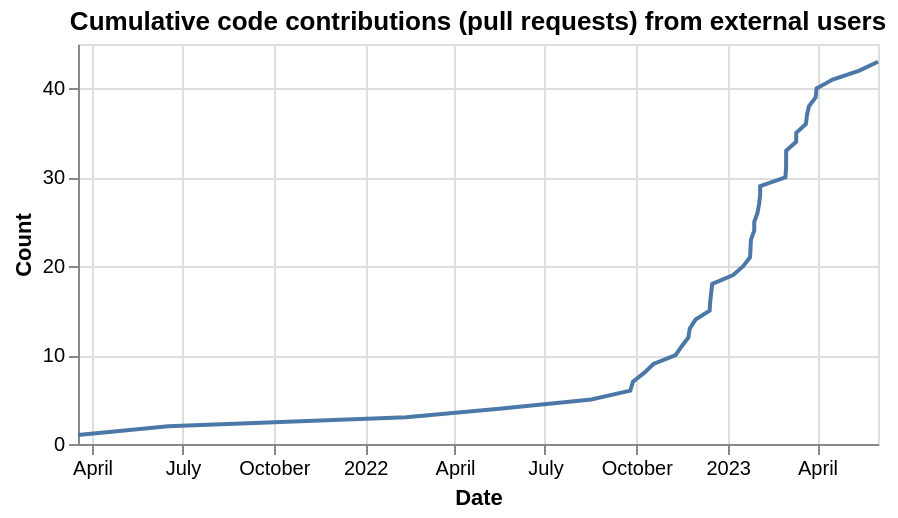

Express this chart as Vega-Lite.
### Vega-Lite specification from a JSON file in a GitHub repository (floating-point values rounded to 4 significant figures)
{"config": {"view": {"continuousWidth": 400, "continuousHeight": 300}}, "data": {"values": [{"interaction_createdAt": "2021-03-17T20:21:39+00:00"}, {"interaction_createdAt": "2021-06-16T18:28:24+00:00"}, {"interaction_createdAt": "2022-02-11T09:53:46+00:00"}, {"interaction_createdAt": "2022-05-18T18:04:27+00:00"}, {"interaction_createdAt": "2022-08-16T17:37:01+00:00"}, {"interaction_createdAt": "2022-09-24T22:36:24+00:00"}, {"interaction_createdAt": "2022-09-27T16:19:28+00:00"}, {"interaction_createdAt": "2022-10-08T21:21:56+00:00"}, {"interaction_createdAt": "2022-10-18T06:43:35+00:00"}, {"interaction_createdAt": "2022-11-09T14:34:37+00:00"}, {"interaction_createdAt": "2022-11-15T19:00:46+00:00"}, {"interaction_createdAt": "2022-11-22T11:34:32+00:00"}, {"interaction_createdAt": "2022-11-23T20:58:35+00:00"}, {"interaction_createdAt": "2022-11-29T16:09:16+00:00"}, {"interaction_createdAt": "2022-12-13T21:07:40+00:00"}, {"interaction_createdAt": "2022-12-14T10:04:50+00:00"}, {"interaction_createdAt": "2022-12-15T09:47:26+00:00"}, {"interaction_createdAt": "2022-12-16T11:00:11+00:00"}, {"interaction_createdAt": "2023-01-06T13:22:22+00:00"}, {"interaction_createdAt": "2023-01-16T15:16:03+00:00"}, {"interaction_createdAt": "2023-01-23T13:33:49+00:00"}, {"interaction_createdAt": "2023-01-24T00:37:28+00:00"}, {"interaction_createdAt": "2023-01-24T11:08:39+00:00"}, {"interaction_createdAt": "2023-01-27T18:18:48+00:00"}, {"interaction_createdAt": "2023-01-27T19:22:02+00:00"}, {"interaction_createdAt": "2023-01-31T00:10:12+00:00"}, {"interaction_createdAt": "2023-02-01T16:20:17+00:00"}, {"interaction_createdAt": "2023-02-02T16:50:51+00:00"}, {"interaction_createdAt": "2023-02-02T17:44:38+00:00"}, {"interaction_createdAt": "2023-02-28T03:09:35+00:00"}, {"interaction_createdAt": "2023-02-28T19:36:22+00:00"}, {"interaction_createdAt": "2023-02-28T20:36:45+00:00"}, {"interaction_createdAt": "2023-02-28T21:53:12+00:00"}, {"interaction_createdAt": "2023-03-11T00:40:26+00:00"}, {"interaction_createdAt": "2023-03-11T01:15:45+00:00"}, {"interaction_createdAt": "2023-03-20T20:08:04+00:00"}, {"interaction_createdAt": "2023-03-21T19:31:14+00:00"}, {"interaction_createdAt": "2023-03-23T20:40:50+00:00"}, {"interaction_createdAt": "2023-03-30T15:01:06+00:00"}, {"interaction_createdAt": "2023-03-31T11:09:10+00:00"}, {"interaction_createdAt": "2023-04-16T18:35:44+00:00"}, {"interaction_createdAt": "2023-05-13T14:34:00+00:00"}, {"interaction_createdAt": "2023-06-01T09:11:14+00:00"}]}, "mark": "line", "encoding": {"x": {"axis": {"title": "Date"}, "field": "interaction_createdAt", "type": "temporal"}, "y": {"axis": {"title": "Count"}, "field": "cumulative_count", "type": "quantitative"}}, "height": 200, "title": "Cumulative code contributions (pull requests) from external users", "transform": [{"window": [{"op": "count", "as": "cumulative_count"}], "sort": [{"field": "interaction_createdAt"}]}], "$schema": "https://vega.github.io/schema/vega-lite/v5.json", "datasets": {"data-64b9f1367cf0c147fbb8d31d6403fc46": [{"interaction_createdAt": "2021-03-17T20:21:39+00:00"}, {"interaction_createdAt": "2021-06-16T18:28:24+00:00"}, {"interaction_createdAt": "2022-02-11T09:53:46+00:00"}, {"interaction_createdAt": "2022-05-18T18:04:27+00:00"}, {"interaction_createdAt": "2022-08-16T17:37:01+00:00"}, {"interaction_createdAt": "2022-09-24T22:36:24+00:00"}, {"interaction_createdAt": "2022-09-27T16:19:28+00:00"}, {"interaction_createdAt": "2022-10-08T21:21:56+00:00"}, {"interaction_createdAt": "2022-10-18T06:43:35+00:00"}, {"interaction_createdAt": "2022-11-09T14:34:37+00:00"}, {"interaction_createdAt": "2022-11-15T19:00:46+00:00"}, {"interaction_createdAt": "2022-11-22T11:34:32+00:00"}, {"interaction_createdAt": "2022-11-23T20:58:35+00:00"}, {"interaction_createdAt": "2022-11-29T16:09:16+00:00"}, {"interaction_createdAt": "2022-12-13T21:07:40+00:00"}, {"interaction_createdAt": "2022-12-14T10:04:50+00:00"}, {"interaction_createdAt": "2022-12-15T09:47:26+00:00"}, {"interaction_createdAt": "2022-12-16T11:00:11+00:00"}, {"interaction_createdAt": "2023-01-06T13:22:22+00:00"}, {"interaction_createdAt": "2023-01-16T15:16:03+00:00"}, {"interaction_createdAt": "2023-01-23T13:33:49+00:00"}, {"interaction_createdAt": "2023-01-24T00:37:28+00:00"}, {"interaction_createdAt": "2023-01-24T11:08:39+00:00"}, {"interaction_createdAt": "2023-01-27T18:18:48+00:00"}, {"interaction_createdAt": "2023-01-27T19:22:02+00:00"}, {"interaction_createdAt": "2023-01-31T00:10:12+00:00"}, {"interaction_createdAt": "2023-02-01T16:20:17+00:00"}, {"interaction_createdAt": "2023-02-02T16:50:51+00:00"}, {"interaction_createdAt": "2023-02-02T17:44:38+00:00"}, {"interaction_createdAt": "2023-02-28T03:09:35+00:00"}, {"interaction_createdAt": "2023-02-28T19:36:22+00:00"}, {"interaction_createdAt": "2023-02-28T20:36:45+00:00"}, {"interaction_createdAt": "2023-02-28T21:53:12+00:00"}, {"interaction_createdAt": "2023-03-11T00:40:26+00:00"}, {"interaction_createdAt": "2023-03-11T01:15:45+00:00"}, {"interaction_createdAt": "2023-03-20T20:08:04+00:00"}, {"interaction_createdAt": "2023-03-21T19:31:14+00:00"}, {"interaction_createdAt": "2023-03-23T20:40:50+00:00"}, {"interaction_createdAt": "2023-03-30T15:01:06+00:00"}, {"interaction_createdAt": "2023-03-31T11:09:10+00:00"}, {"interaction_createdAt": "2023-04-16T18:35:44+00:00"}, {"interaction_createdAt": "2023-05-13T14:34:00+00:00"}, {"interaction_createdAt": "2023-06-01T09:11:14+00:00"}]}}
